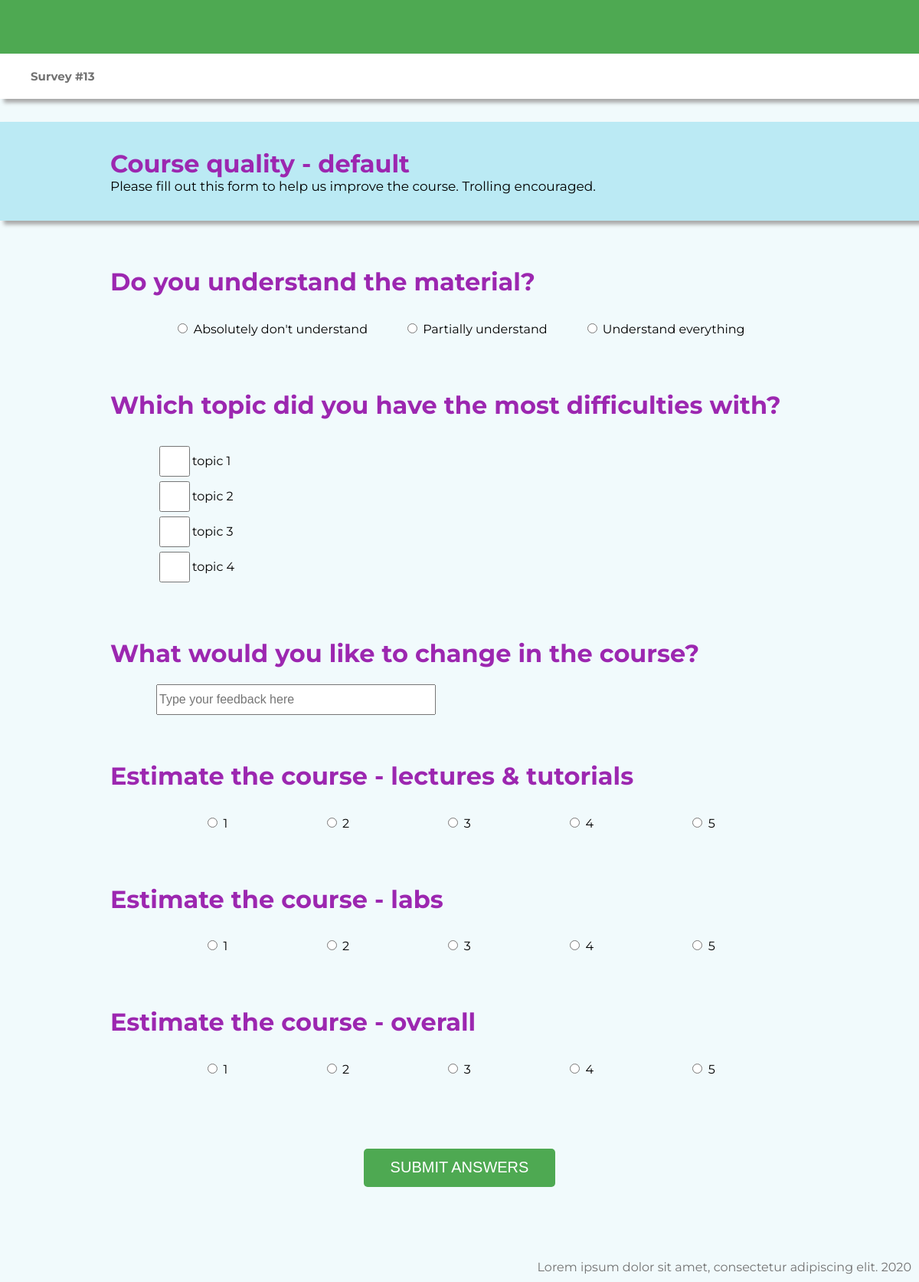
/polls/13/, run on the app's committed database.
### polls/models.py (models this page shows, shortened)
class Poll(models.Model):
    poll_name = models.CharField(max_length=200)
    pub_date = models.DateTimeField('date published')
    open_date = models.DateTimeField()
    close_date = models.DateTimeField()
    teachers = models.ForeignKey(Teaches, on_delete=models.CASCADE, null=True, default=None)
    is_from_default = models.BooleanField(default=True)
    def was_published_recently(self):
        now = timezone.now()
        return now - datetime.timedelta(days=1) <= self.pub_date <= now
    def create_similar(modeladmin, request, queryset):
        for p in queryset:
            p1 = p.copy()
    create_similar.short_discription = "Create copies of selected polls"
    was_published_recently.admin_order_field = 'pub_date'
    was_published_recently.boolean = True
    was_published_recently.short_description = 'Published recently?'

class Question(models.Model):
    TYPE_CHOICES = [
        (0, 'Single choice'),
        (1, 'Multichoice'),
        (2, 'Input text'),
        ]
    poll = models.ForeignKey(Poll, on_delete=models.CASCADE)
    question_text = models.CharField(max_length=200)
    type = models.SmallIntegerField(default='0', choices=TYPE_CHOICES)

class Choice(models.Model):
    question = models.ForeignKey(Question, on_delete=models.CASCADE)
    choice_text = models.CharField(max_length=200)
    votes = models.IntegerField(default=0)

### polls/views.py (the view)
# urls.py: path('<int:pk>/', views.DetailView.as_view(), name='detail'),
class DetailView(generic.DetailView):
    model = Poll
    template_name = 'polls/default_poll.html'
    def get_queryset(self):
        return Poll.objects.filter(pub_date__lte=timezone.now())

### polls/templates/polls/default_poll.html (shortened to what this page needs)
<!DOCTYPE html>
 <html lang="en">
 <head>
     {% load static %}
     <link rel="stylesheet" href="{% static 'style.css' %}">
     <link rel="stylesheet" href="{% static 'polls/poll_style.css' %}">
     <link rel="stylesheet" href="{% static 'polls/poll_style_mobile.css' %}">
 </head>
 <body>
     <header>
        <div class="green_stripe">
        </div>
        <div class="white_stripe">
            <h1 class="survey_number">Survey #{{ poll.id }}</h1>
        </div>
    </header>
     <div class="poll_title">
         <h1 class="poll_name">{{poll.poll_name}}</h1>
         <p class="poll_subtitle">Please fill out this form to help us improve the course. Trolling encouraged. </p>
     </div>
    <form action="{% url 'polls:vote' poll.id %}" method="post">{% csrf_token %}
        <div class="question_block">
             {% for question in poll.question_set.all %}
             <div class="question">
                 <h1 class="question_statement">{{question.question_text}}</h1>
                 {% if question.type == 0 %}
                 <div class="radio_option">
                     {% for choice in question.choice_set.all %}
                             <div>
                                 <input type="radio" name="{{question.id}}" id="choice{{ choice.id  }}" value="{{ choice.id }}">
                                 <label for="choice{{ choice.id  }}">{{ choice.choice_text }}</label><br>
                             </div>
                     {% endfor %}
                 </div>
                 {% elif question.type == 1 %}
                    <div class="mchoice_option">
                    {% for choice in question.choice_set.all %}
                        <div>
                            <input type="checkbox" name="{{question.id}}" id="choice.{{ choice.id  }}" value="{{ choice.id }}">
                            <label for="choice{{ choice.id  }}">{{ choice.choice_text }}</label><br>
                        </div>
                    {% endfor %}
                     </div>
                 {% else %}
                     <input type="text" class="small_text_option" placeholder="Type your feedback here" name="{{question.id}}" id="{{question.id}}">
                 {% endif %}
             </div>
             {% endfor %}
         </div>
         <div class="submit_button">
              <button type="submit" id="submit_default_survey">SUBMIT ANSWERS</button>
         </div>
     </form>
     <footer>
         <div>Lorem ipsum dolor sit amet, consectetur adipiscing elit. 2020</div>
     </footer>
 </body>
 </html>

### polls/static/style.css (style rules this page uses)
* { box-sizing: border-box; }
html, body { margin: 0; padding: 0; height: 100%; }
body { background-color: #F1FAFC; font-family: Montserrat, serif; font-style: normal; font-weight: normal; }
button { background-color: #4EA952; border: none; margin: 2%; width: 60%; height: 35px; font-size: 20px; color: white; outline: none; cursor: pointer; }
.green_stripe { color: #0D3911; background-color: #4EA952; padding: 10px 40px; height: 70px; display: flex; flex-direction: row; justify-content: space-between; }

### polls/static/polls/poll_style.css (style rules this page uses)
header { width: 100%; }
.white_stripe { background-color: white; padding: 10px 40px; -webkit-box-shadow: 5px 5px 5px darkgray; box-shadow: 5px 5px 5px darkgray; display: -webkit-box; display: -ms-flexbox; display: flex; -webkit-box-pack: justify; -ms-flex-pack: justify; justify-content: space-between; -webkit-box-align: center; -ms-flex-align: center; align-items: center; -webkit-box-orient: horizontal; -webkit-box-direction: normal; -ms-flex-direction: row; flex-direction: row; }
.white_stripe .survey_number { font-size: 15px; color: #727272; }
.poll_title { background-color: #BBEAF4; margin: 30px 0; padding: 35px 12%; -webkit-box-shadow: 5px 5px 5px darkgray; box-shadow: 5px 5px 5px darkgray; }
.poll_title .poll_name { color: #9C27B0; margin: 0; }
.poll_title .poll_subtitle { margin: 0; font-size: 17px; }
.question_block { margin: 35px 12%; }
.question_statement { color: #9C27B0; }
.question { margin: 60px 0; }
.radio_option { display: -webkit-box; display: -ms-flexbox; display: flex; -webkit-box-align: center; -ms-flex-align: center; align-items: center; -ms-flex-pack: distribute; justify-content: space-around; padding: 10px 60px; }
.mchoice_option { padding: 10px 60px; }
.mchoice_option div { display: -webkit-box; display: -ms-flexbox; display: flex; -webkit-box-align: center; -ms-flex-align: center; align-items: center; }
.mchoice_option input { height: 40px; width: 40px; }
.small_text_option { margin: 0 60px; height: 40px; width: 40%; font-size: 16px; }
.submit_button { display: -webkit-box; display: -ms-flexbox; display: flex; -webkit-box-align: center; -ms-flex-align: center; align-items: center; -webkit-box-pack: center; -ms-flex-pack: center; justify-content: center; }
button { height: 50px; width: 250px; font-size: 20px; border-radius: 5px; }
footer { height: 100px; display: -webkit-box; display: -ms-flexbox; display: flex; -webkit-box-align: end; -ms-flex-align: end; align-items: flex-end; -webkit-box-pack: end; -ms-flex-pack: end; justify-content: flex-end; padding: 10px; }
footer div { color: #727272; }

### data on the page
Poll: id "13", poll_name "Course quality - default"
Question: question_text "Do you understand the material?"
Choice: choice_text "Absolutely don't understand"
Choice: choice_text "Partially understand"
Choice: choice_text "Understand everything"
Question: question_text "Which topic did you have the most difficulties with?"
Choice: choice_text "topic 1"
Choice: choice_text "topic 2"
Choice: choice_text "topic 3"
Choice: choice_text "topic 4"
Question: question_text "What would you like to change in the course?"
Question: question_text "Estimate the course - lectures & tutorials"
Choice: choice_text "1"
Choice: choice_text "2"
Choice: choice_text "3"
Choice: choice_text "4"
Choice: choice_text "5"
Question: question_text "Estimate the course - labs"
Choice: choice_text "1"
Choice: choice_text "2"
Choice: choice_text "3"
Choice: choice_text "4"
Choice: choice_text "5"
Question: question_text "Estimate the course - overall"
Choice: choice_text "1"
Choice: choice_text "2"
Choice: choice_text "3"
Choice: choice_text "4"
Choice: choice_text "5"
